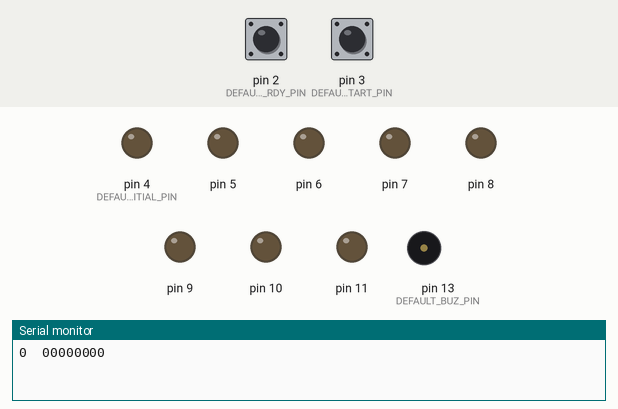
A sketch run on a simulated Arduino Uno, built with avr-gcc and run on an emulated ATmega328P. On the bench: output pins drawn as LEDs (lit = HIGH), buzzer (waves = sounding), the last lines printed to the serial monitor. Inputs (shaded band) come from the test bench; at power-on: pin 2 (DEFAULT_BT_RDY_PIN) HIGH, pin 3 (DEFAULT_BT_START_PIN) HIGH. Random numbers use the default seed unless the sketch sets one.

Above: at 0.05 s.
1.3 s: pin 2 (DEFAULT_BT_RDY_PIN) pulled LOW for 0.15 s
2.9 s: pin 3 (DEFAULT_BT_START_PIN) pulled LOW for 0.15 s
At 3.95 s:
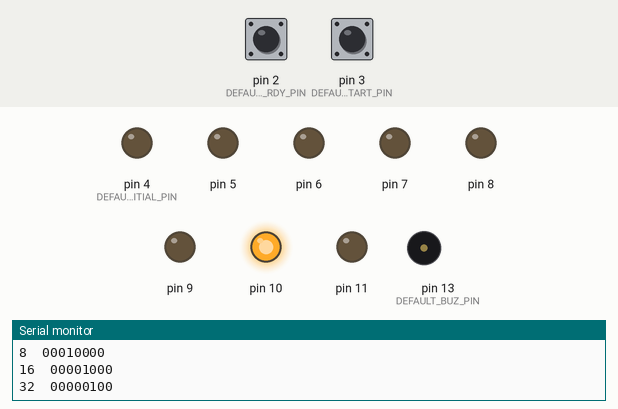
At 4.9 s:
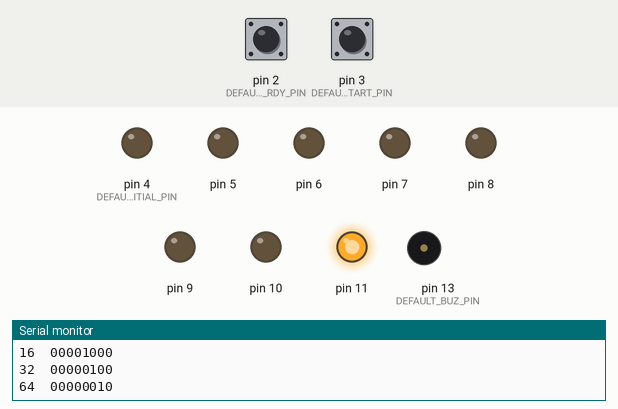
Timing chart, 0 to 17.9 s (numbered marks = the images above; inputs shaded):
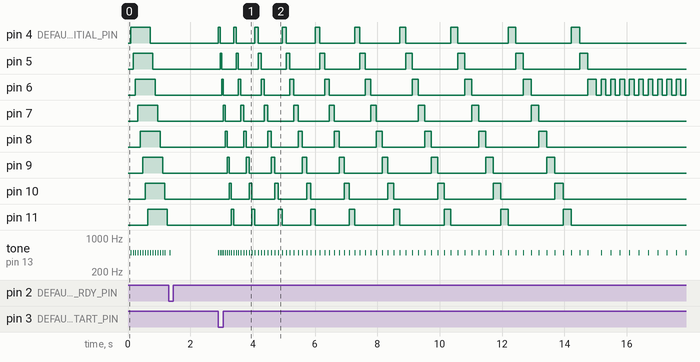

Measured:
- after the input at 2.9 s, tone on pin 13 (DEFAULT_BUZ_PIN): plays 500 Hz for 0.02 s, 500 Hz for 0.02 s, 500 Hz for 0.02 s, 500 Hz for 0.02 s, 500 Hz for 0.02 s, 500 Hz for 0.02 s … (85 notes in this stretch), starting at once

The sketch:

arduino.ino
```cpp
// (licence header left out)
#include "ElectronicRoulette.h"

ElectronicRoulette roleta;        //!< Instância global da roleta.

uint8_t numerosDaSorte[24] = {3, 2, 4, 2, 3, 4, 1, 5, 6, 3, 7, 2, 1, 5, 2, 5, 3, 6, 5, 4, 1, 8, 3, 1};    //!< Lista de números a serem sorteados.

/**
 * @brief Setup principal do Arduino
 *
 */
void setup() {
  Serial.begin(9600);                           //Inicializa a porta serial.

  //Configurações da roleta
  roleta.setLedCount(8);                        //Quantidade de leds da roleta.
  roleta.setSpeed(75);                          //Velocidade inicial da roleta. Quanto maior, mais rápido a roleta.
  roleta.setDeceleration(3);                    //Intensidade da desaceleração da roleta. Quanto maior, mais rapido a roleta se torna lenta.
  roleta.setDuration(250);                      //Intervalo máximo entre um led e o outro. Quanto maior o intervalo, mais tempo a roleta permanece girando.

  //Configurações do sorteio
  roleta.setNumbersList(numerosDaSorte);        //Configura os numerosDaSorte como sendo a lista de números a serem sortedos pela roleta.

  //Configurações do buzzer
  roleta.setBuzzerDuration(20);                 //Configura a duração do som do buzzer. Aumentar a duração do buzzer reduz a velocidade da roleta.
  roleta.setBuzzerTone(500);                    //Configura a frequência do som do buzzer.

  roleta.begin();                               //Inicializa a roleta
}

/**
 * @brief Loop principal do Arduino
 *
 */
void loop() {
  // put your main code here, to run repeatedly:
  roleta.task();
  roleta.printLedsStatus();
}
```

ElectronicRoulette.cpp
```cpp
// (licence header left out)
#include "ElectronicRoulette.h"

/**
 * Variáveis globals
 *
 */

ElectronicRouletteState *stateToInterrupt;      //!< Estado da roleta eletrônica a ser manipulado pela interrupção
bool filter = false;                            //!< Filtro para o botão que aciona os efeitos

/**
 * Interrupções
 */

/**
 * @brief Função a ser chamada pela interrupção quando o botão que prepara a roleta for pressionado
 *
 */
void buttonReadyRoulettePressed(){
    if(*stateToInterrupt == ElectronicRouletteState::ST_IDLE && !filter){
        *stateToInterrupt = ElectronicRouletteState::ST_READY;
    }
    if(*stateToInterrupt == ElectronicRouletteState::ST_DRAWN){
        *stateToInterrupt = ElectronicRouletteState::ST_IDLE;
        filter = true;
    }
}

/**
 * @brief Função a ser chamada pela interrupção quando o botão que inicia o sorteio for pressionado
 *
 */
void buttonStartRoulettePressed(){
    if(*stateToInterrupt == ElectronicRouletteState::ST_READY){
        *stateToInterrupt = ElectronicRouletteState::ST_DRAWING;
    }
}

/**
 * Métodos públicos
 */

/**
 * @brief Constrói um novo objeto Electronic Roulette:: Electronic Roulette
 *
 */
ElectronicRoulette::ElectronicRoulette(){
    this->state = ElectronicRouletteState::ST_IDLE;
    this->ledsStatus = 0;
    this->ledsCount = DEFAULT_LED_COUNT;
    this->maxLedsStatus = pow(2, ledsCount - 1);
    this->speed = DEFAULT_INITIAL_SPEED;
    this->time = map(this->speed, 0, 100, DELAY_MAX, DELAY_MIN);
    this->initialPin = DEFAULT_INITIAL_PIN;
    this->buttonReadyPin = DEFAULT_BT_RDY_PIN;
    this->buttonStartRoulettePin = DEFAULT_BT_START_PIN;
    this->selectedLed = 0;
    this->deceleration = DEFAULT_DECELERATION;
    this->stopDeceleration = DEFAULT_STOP;
    this->listIdx = 0;
    this->buzzerPin = DEFAULT_BUZ_PIN;
    this->buzzerTone = DEFAULT_BUZZER_TONE;
    this->buzzerToneDuration = DEFAULT_BUZZER_DURATION;

    randomizeNumbersList();
}

/**
 * @brief Inicializa a roleta eletrônica
 *
 */
void ElectronicRoulette::begin(){
    bits_effects_t effects;
    uint8_t start = this->initialPin;
    uint8_t end = this->initialPin + this->ledsCount;

    effects.size = this->ledsCount;
    effects.speed = map(this->speed, 0, 100, 0, 80);
    bits_effects_init(effects);

    for (size_t i = start; i < end; i++)
    {
        pinMode(i, OUTPUT);
    }

    pinMode(this->buttonReadyPin, INPUT_PULLUP);
    pinMode(this->buttonStartRoulettePin, INPUT_PULLUP);

    attachInterrupt(
        digitalPinToInterrupt(this->buttonReadyPin),
        buttonReadyRoulettePressed,
        FALLING
    );

    attachInterrupt(
        digitalPinToInterrupt(this->buttonStartRoulettePin),
        buttonStartRoulettePressed,
        FALLING
    );

    stateToInterrupt = &state;
}

/**
 * @brief Executa as rotinas da roleta eletrônica
 *
 */
void ElectronicRoulette::task(){
    switch (state)
    {
    case ElectronicRouletteState::ST_IDLE:
        effects();
        break;
    case ElectronicRouletteState::ST_READY:
        turnOff();
        break;
    case ElectronicRouletteState::ST_DRAWING:
        drawing();
        break;
    case ElectronicRouletteState::ST_DRAWN:
        flashSelectedLed();
        break;
    default:
        break;
    }
}

/**
 * @brief Define o pino do primeiro led da cadeia de leds da roleta
 *
 * @param initialPin Valor do pino
 */
void ElectronicRoulette::setInitialLedsPins(uint8_t initialPin){
    this->initialPin = initialPin;
}

/**
 * @brief Define a quantidade de leds da roleta
 *
 * @param ledCount A quantidade de leds
 */
void ElectronicRoulette::setLedCount(uint8_t ledCount){
    this->ledsCount = ledCount;
    this->maxLedsStatus = pow(2, ledsCount) - 1;
}

/**
 * @brief Define a velocidade da roleta
 *
 * @param speed Percentual de velocidade de roleta (0 a 100)
 */
void ElectronicRoulette::setSpeed(uint8_t speed){
    this->speed = speed;
}

/**
 * @brief Define a lista de números a serem sorteados
 *
 * @param numbersList Lista de números de 24 posições
 */
void ElectronicRoulette::setNumbersList(uint8_t numbersList[24]){
    for (size_t i = 0; i < 24; i++)
    {
        this->numbersList[i] = numbersList[i];
    }
}

/**
 * @brief Defini o tom do buzzer
 *
 * @param tone O tom a ser definido
 */
void ElectronicRoulette::setBuzzerTone(uint16_t tone){
    this->buzzerTone = tone;
}

/**
 * @brief Define a duração do tom do buzzer
 *
 * @param duration A duração a ser definida
 */
void ElectronicRoulette::setBuzzerDuration(uint8_t duration){
    this->buzzerToneDuration = duration;
}

/**
 * @brief Define a intensidade de desaceleração da roleta
 *
 * @param deceleration Intensidade da desaceleração da roleta
 */
void ElectronicRoulette::setDeceleration(uint8_t deceleration){
    this->deceleration = deceleration;
}

/**
 * @brief Define por quanto tempo a roleta permanece em movimento
 *
 * @param duration Duração do movimento da roleta
 */
void ElectronicRoulette::setDuration(uint8_t duration){
    this->stopDeceleration = duration;
}

/**
 * Métodos privados
 */

/**
 * @brief Executa os efeitos da roleta
 *
 */
void ElectronicRoulette::effects(){
    if(bits_effects_all()) filter = false;
    this->ledsStatus = bits_effects_get_bits();
    updateLeds();
}

/**
 * @brief Atualiza as saídas que acionam os leds
 *
 */
void ElectronicRoulette::updateLeds(){
    if(this->ledsStatus != 0) tone(this->buzzerPin, this->buzzerTone, this->buzzerToneDuration);
    for (size_t i = 0; i < ledsCount; i++)
    {
        uint8_t pin = this->initialPin + i;
        bool status = bitRead(ledsStatus, i);
        digitalWrite(pin, status);
    }
}

/**
 * @brief Desliga a roleta
 *
 */
void ElectronicRoulette::turnOff(){
    ledsStatus = 0;
    updateLeds();
    bits_effects_reset();
}

/**
 * @brief Atribui números aleatórios para serem sorteados na roleta
 *
 */
void ElectronicRoulette::randomizeNumbersList(){
    for (size_t i = 0; i < 24; i++)
    {
        this->numbersList[i] = random(1, this->ledsCount);
    }
}

/**
 * @brief Realiza o sorteio
 *
 */
void ElectronicRoulette::drawing(){
    static uint16_t totalDeceleration = 0;
    uint16_t totalTime = this->time + totalDeceleration;

    this->ledsStatus = 0;
    bitSet(this->ledsStatus, this->selectedLed);
    updateLeds();
    delay(totalTime);

    if(totalTime >= this->stopDeceleration && this->selectedLed == (this->numbersList[listIdx] - 1)){
        this->state = ElectronicRouletteState::ST_DRAWN;
        this->listIdx++;
        totalDeceleration = 0;

        if(this->listIdx >= DEFAULT_LIST_SIZE) this->listIdx = 0;
        return;
    }

    this->selectedLed++;
    totalDeceleration += this->deceleration;
    if (this->selectedLed >= this->ledsCount)
    {
        this->selectedLed = 0;
    }
}

/**
 * @brief Pisca o led sorteado
 *
 */
void ElectronicRoulette::flashSelectedLed(){
    if(this->ledsStatus == 0){
        bitSet(this->ledsStatus, selectedLed);
        updateLeds();
    }else{
        this->ledsStatus = 0;
        updateLeds();
    }
    delay(150);
}

/**
 * @brief Realiza o teste da roleta
 * @note Necessário remover o método task do loop, para que o teste funcione corretamente
 *
 */
void ElectronicRoulette::test(){
    Serial.begin(9600);
    Serial.println("Teste da roleta iniciado.");

    Serial.println("Roleta aguardando...\n");
    delay(1000);

    while (millis() < 15000)
    {
        task();
        printLedsStatus();
    }

    state = ElectronicRouletteState::ST_READY;
    Serial.println("Roleta preparada.");
    delay(1000);

    while(millis() < 20000){
        task();
        printLedsStatus();
    }

    state = ElectronicRouletteState::ST_DRAWING;
    Serial.println("Sorteio iniciado.");
    delay(1000);

    while(1){
        task();
        printLedsStatus();
    }
}

/**
 * @brief Imprime o estado dos leds
 *
 */
void ElectronicRoulette::printLedsStatus(){
    Serial.print(ledsStatus);
    Serial.print('\t');

    for (size_t i = 0; i < ledsCount; i++)
    {
        Serial.print(bitRead(ledsStatus, i));
    }
    Serial.println();
}
```

ElectronicRoulette.h
```cpp
// (licence header left out)
#ifndef __ELECTRONICROULETTE__H__
#define __ELECTRONICROULETTE__H__

#include <Arduino.h>
#include "bits_effects.h"

#define DELAY_MIN 0                     //!< Delay máximo para ajuste da velocidade máxima da roleta
#define DELAY_MAX 250                   //!< Delay mínimo para ajuste da velocidade mínima da roleta
#define DEFAULT_LED_COUNT 8             //!< Quantidade de leds padrão da roleta
#define DEFAULT_INITIAL_SPEED 80        //!< Velocidade inicial padrão da roleta
#define DEFAULT_BT_RDY_PIN 2            //!< Pino padrão para o botão que prepara a roleta para o sorteio
#define DEFAULT_BT_START_PIN 3          //!< Pino padrão para o botão que inicia o sorteio da roleta
#define DEFAULT_BUZ_PIN 13              //!< Pino padrão para conexão do buzzer
#define DEFAULT_INITIAL_PIN 4           //!< Pino inicial padrão da cadeia de leds da roleta
#define DEFAULT_DECELERATION 3          //!< Intensidade inicial padrão da desaceleração da roleta
#define DEFAULT_STOP 250                //!< Valor da desaceleração necessário para parar a roleta
#define DEFAULT_LIST_SIZE 24            //!< Valor padrão para o tamanho da lista dos numeros sorteados
#define DEFAULT_BUZZER_DURATION 20      //!< Valor padrão para a duração do som do buzzer
#define DEFAULT_BUZZER_TONE 500         //!< Tom padrão do buzzer

/**
 * @brief Estados da roleta eletrônica
 */
enum ElectronicRouletteState
{
    ST_IDLE,          //!< Aguardando comando, reproduzindo efeitos nos leds
    ST_READY,         //!< Aguardando comando, leds apagados
    ST_DRAWING,       //!< Realizando sorteio
    ST_DRAWN          //!< Sorteio realizado. Aguardando comando.
};

/**
 * @brief Classe principal da roleta eletrônica
 */
class ElectronicRoulette
{
private:
    ElectronicRouletteState state;                  //!< Estado da roleta eletrônica
    uint32_t ledsStatus;                            //!< Variável de 32 bits para armazenar os estados dos leds
    uint32_t maxLedsStatus;                         //!< Variável de 32 bits para armazenar o estado máximo dos leds
    uint8_t ledsCount;                              //!< Quantidade de leds da roleta eletrônica (0 - 32)
    uint8_t speed;                                  //!< Velocidade da roleta eletrônica
    uint16_t time;                                  //!< Tempo calculado com base na velocidade da roleta, e as constantes de delay
    uint8_t initialPin;                             //!< Pino inicial da cadeia de leds
    uint8_t buttonReadyPin;                         //!< Pino do botão que prepara a roleta (desligando o efeito dos leds)
    uint8_t buttonStartRoulettePin;                 //!< Pino do botão que inicia o sorteio da roleta
    uint8_t selectedLed;                            //!< Led selecionado atualmente na roleta
    uint8_t deceleration;                           //!< Intensidade da desaceleração da roleta
    uint16_t stopDeceleration;                      //!< Valor utilizado para parar a roleta.
    uint8_t listIdx;                                //!< Índice da lista numbersList
    uint8_t buzzerPin;                              //!< Pino do buzzer para efeito sonoro
    uint16_t buzzerTone;                            //!< Valor do tone do buzzer
    uint8_t buzzerToneDuration;                     //!< Duração do tone do buzzer
    uint8_t numbersList[DEFAULT_LIST_SIZE];         //!< Sequência de números que serão sorteados
    void effects();
    void updateLeds();
    void turnOff();
    void randomizeNumbersList();
    void drawing();
    void flashSelectedLed();
public:
    ElectronicRoulette();
    void begin();
    void task();
    void setInitialLedsPins(uint8_t initialPin);
    void setLedCount(uint8_t ledCount);
    void setSpeed(uint8_t speed);
    void setBuzzerTone(uint16_t tone);
    void setBuzzerDuration(uint8_t duration);
    void setDeceleration(uint8_t deceleration);
    void setDuration(uint8_t duration);
    void setNumbersList(uint8_t numbersList[24]);
    void test();
    void printLedsStatus();
};

#endif  //!__ELECTRONICROULETTE__H__
```

bits_effects.h
```cpp
// (licence header left out)
#ifndef __BITSEFFECTS__H__
#define __BITSEFFECTS__H__

#include <Arduino.h>

#define DEFAULT_MAX_DELAY 150
#define DEFAULT_MIN_DELAY 30
#define EFFECTS_COUNT 18

/**
 * @brief Estrutura de dados para controlar os efeitos
 *
 */
typedef struct
{
    uint8_t size;                   //!< Quantidade de bits até 32, a serem utilizados para os efeitos
    uint8_t speed;                  //!< Velocidade dos efeitos
    uint32_t bits;                  //!< Variável para controlar o efeito de 32 bits
    bool effect_done;               //!< Efeito concluído
    bool effects_done;              //!< Todos os efeitos concluídos
    uint8_t selected_effect;        //!< Efeito selecionado
}bits_effects_t;

void bits_effects_init(bits_effects_t effects_cfg);
bool bits_effects_all();
void bits_effects_reset();
uint32_t bits_effects_get_bits();
void bits_effects_test();

#endif  //!__BITSEFFECTS__H__
```

Source omitted: bits_effects.cpp (7993 bytes)
